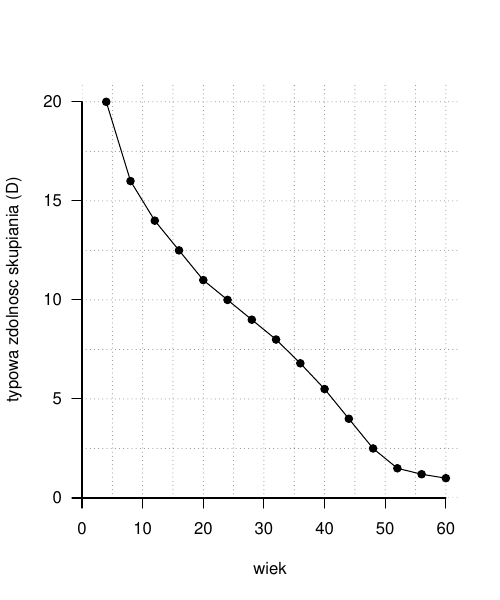

Source code (R):
x <- seq(4,60,4)
y <- c(20,16,# 4 8
       14,12.5,#16
       11,10,#24
       9,8,#32
       6.8,5.5,#40
       4,2.5,#48
       1.5,1.2,#56
       1)

pdf("akomodacja.pdf",5,6)

plot(x,y, las=1, ylim=c(0,21),xlim=c(0,62), xaxs="i",yaxs="i",
     xlab="wiek", ylab="typowa zdolność skupiania (D)",
     type="o", pch=19,bty="n")
abline(h=seq(0,20,2.5), lty=3, col="#00000077")
abline(v=seq(0,60,5), lty=3, col="#00000077")

dev.off()


# zdrodlo:
# http://www.visioncareeducation.com/article.aspx?article=102546&a=cls

